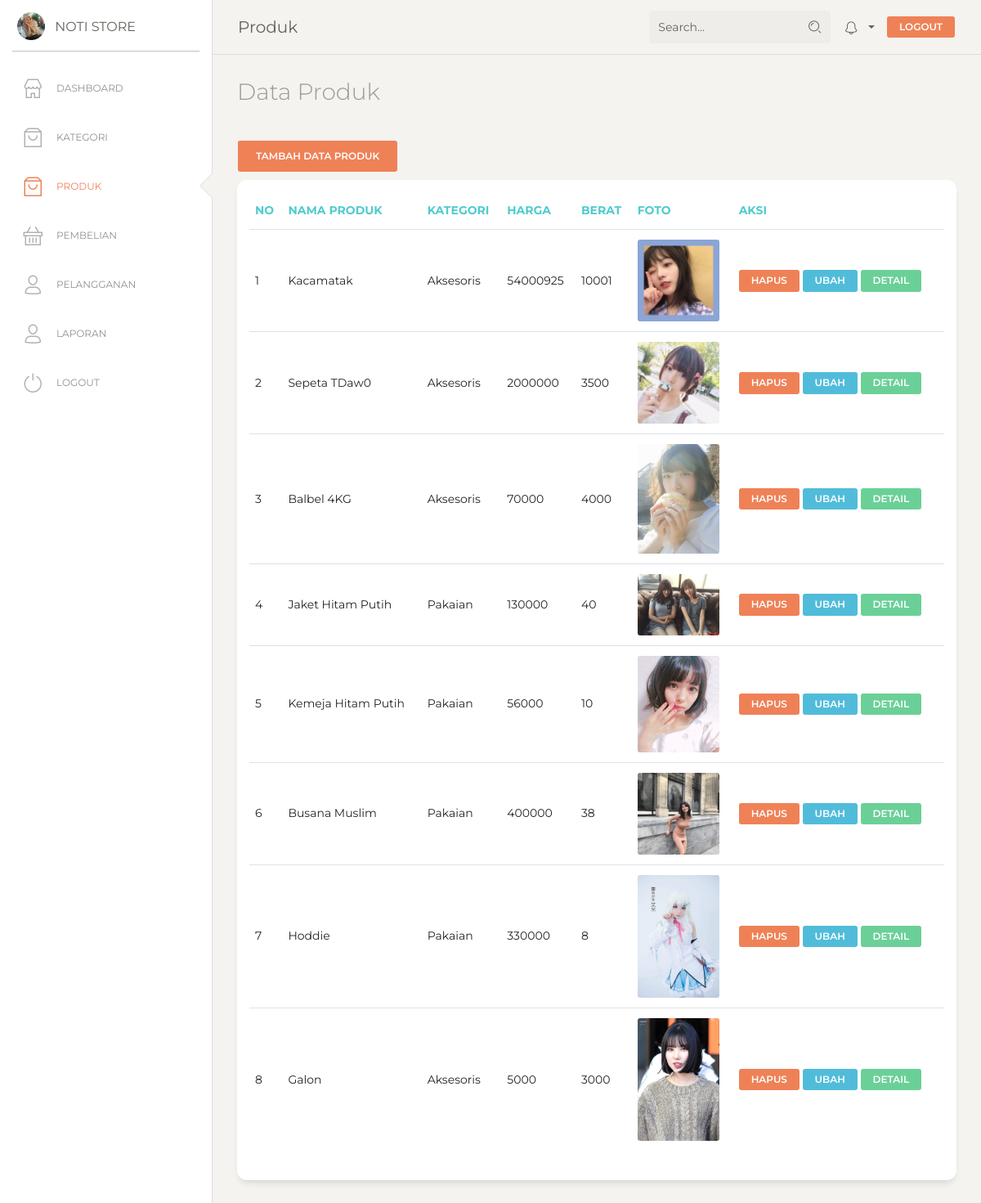
Screenshot of /admin/index.php?p=produk (signed in) with the database file from the repository.
### tables this page shows
CREATE TABLE `tb_produk` (
  `id_produk` int(11) NOT NULL,
  `id_kategori` int(11) NOT NULL,
  `nama_produk` varchar(100) NOT NULL,
  `harga_produk` int(11) NOT NULL,
  `berat_produk` int(11) NOT NULL,
  `foto_produk` varchar(100) NOT NULL,
  `deskripsi_produk` text NOT NULL,
  `stok_produk` int(5) NOT NULL
);

CREATE TABLE `tb_kategori` (
  `id_kategori` int(11) NOT NULL,
  `nama_kategori` varchar(50) NOT NULL
);

### admin/produk/produk.php (the view)
<h3 class="description">Data Produk</h3>
<div class="row">
<div class="col-md-12">
  <a href="index.php?p=tambah_produk" class="btn btn-danger">Tambah Data Produk</a>
    <div class="card">
      <div class="card-body">
        <div class="table-responsive">
          <table class="table">
            <thead class=" text-primary">
              <th>No</th>
              <th>Nama Produk</th>
              <th>Kategori</th>
              <th>Harga</th>
              <th>Berat</th>
              <th>Foto</th>
              <th>Aksi</th>
            </thead>
            <tbody>
              <?php
              $no = 1;
              $produk = $conn->query("SELECT * FROM tb_produk JOIN tb_kategori ON tb_produk.id_kategori = tb_kategori.id_kategori") or die(mysqli_error($conn));
              while($row = $produk->fetch_assoc()) {
              ?>
              <tr>
              	<td><?= $no++; ?></td>
              	<td><?= $row['nama_produk']; ?></td>
                <td><?= $row['nama_kategori']; ?></td>
              	<td><?= $row['harga_produk']; ?></td>
              	<td><?= $row['berat_produk']; ?></td>
              	<td>
                 <img src="../gambar/produk/<?= $row['foto_produk']; ?>" width="100">
                </td>
              	<td>
              		<a href="index.php?p=hapusproduk&id=<?= $row['id_produk']; ?>" class="btn btn-danger btn-sm" onclick="return confirm('Yakin ?')">Hapus</a>
              		<a href="index.php?p=ubahproduk&id=<?= $row['id_produk']; ?>" class="btn btn-info btn-sm">Ubah</a>
                  <a href="index.php?p=detailproduk&id=<?= $row['id_produk']; ?>" class="btn btn-success btn-sm">Detail</a>
              	</td>
              </tr>
              <?php } ?>
            </tbody>
          </table>
        </div>
      </div>
    </div>
  </div>
  </div>

### rows the page displays
tb_produk: nama_produk "Kacamatak", id_kategori.nama_kategori "Aksesoris", harga_produk "54000925", berat_produk "10001", foto_produk (picture)
tb_produk: nama_produk "Sepeta TDaw0", id_kategori.nama_kategori "Aksesoris", harga_produk "2000000", berat_produk "3500", foto_produk (picture)
tb_produk: nama_produk "Balbel 4KG", id_kategori.nama_kategori "Aksesoris", harga_produk "70000", berat_produk "4000", foto_produk (picture)
tb_produk: nama_produk "Jaket Hitam Putih", id_kategori.nama_kategori "Pakaian", harga_produk "130000", berat_produk "40", foto_produk (picture)
tb_produk: nama_produk "Kemeja Hitam Putih", id_kategori.nama_kategori "Pakaian", harga_produk "56000", berat_produk "10", foto_produk (picture)
tb_produk: nama_produk "Busana Muslim", id_kategori.nama_kategori "Pakaian", harga_produk "400000", berat_produk "38", foto_produk (picture)
tb_produk: nama_produk "Hoddie", id_kategori.nama_kategori "Pakaian", harga_produk "330000", berat_produk "8", foto_produk (picture)
tb_produk: nama_produk "Galon", id_kategori.nama_kategori "Aksesoris", harga_produk "5000", berat_produk "3000", foto_produk (picture)
